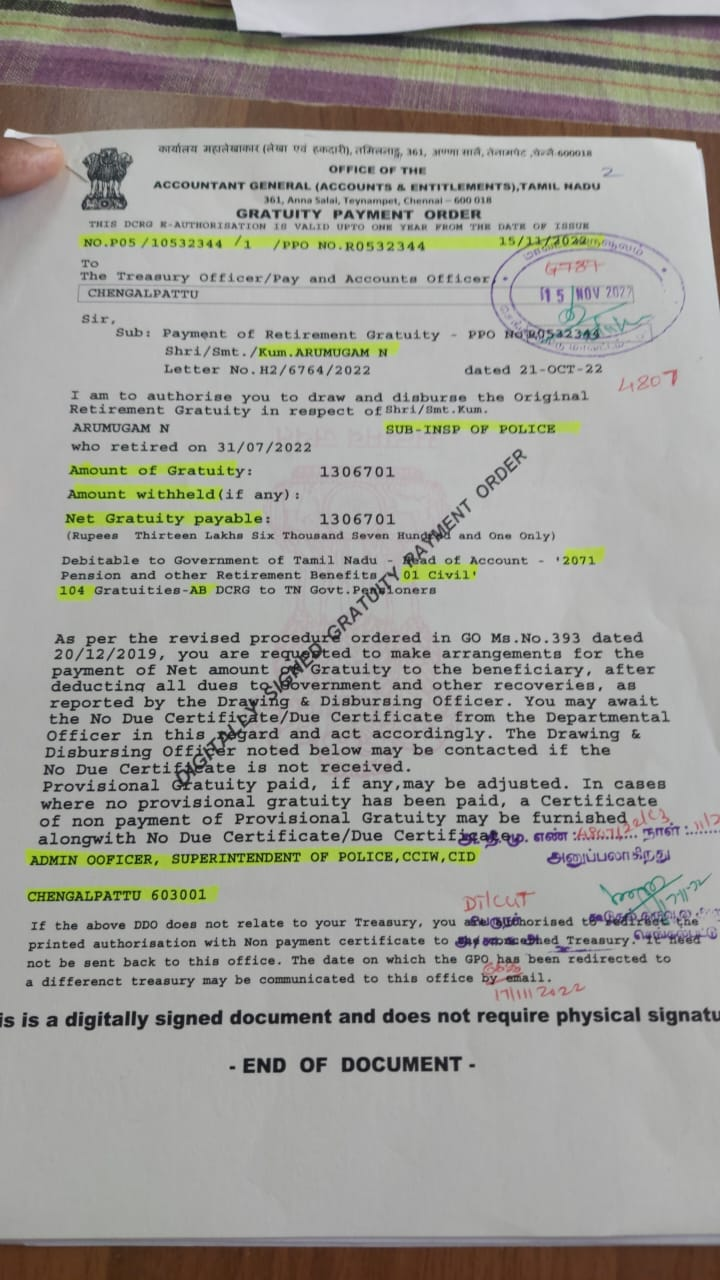
#> input picture IMG-20221128-WA0045.jpg, 720 x 1280 px, given in place of the camera
$ python pdfScanner.py
#> lines starting #> are read from the running program, lines starting #| are printed output that depends on the picture; after the words box and inside, x2 and y2 are one past the last pixel; in counts of white or black regions, pixels touching at a corner belong together
import cv2
import numpy as np
import imutils
from skimage.filters import threshold_local

# [60 lines left out: functions order_points, four_point_transform, not called in this run]
img = cv2.VideoCapture(0)
while True:
    _, frame = img.read()
#> frame is the input picture: shape (1280, 720, 3); mean B, G, R 151.1, 156.4, 157.4
    gray_img = cv2.cvtColor(frame, cv2.COLOR_BGR2GRAY)
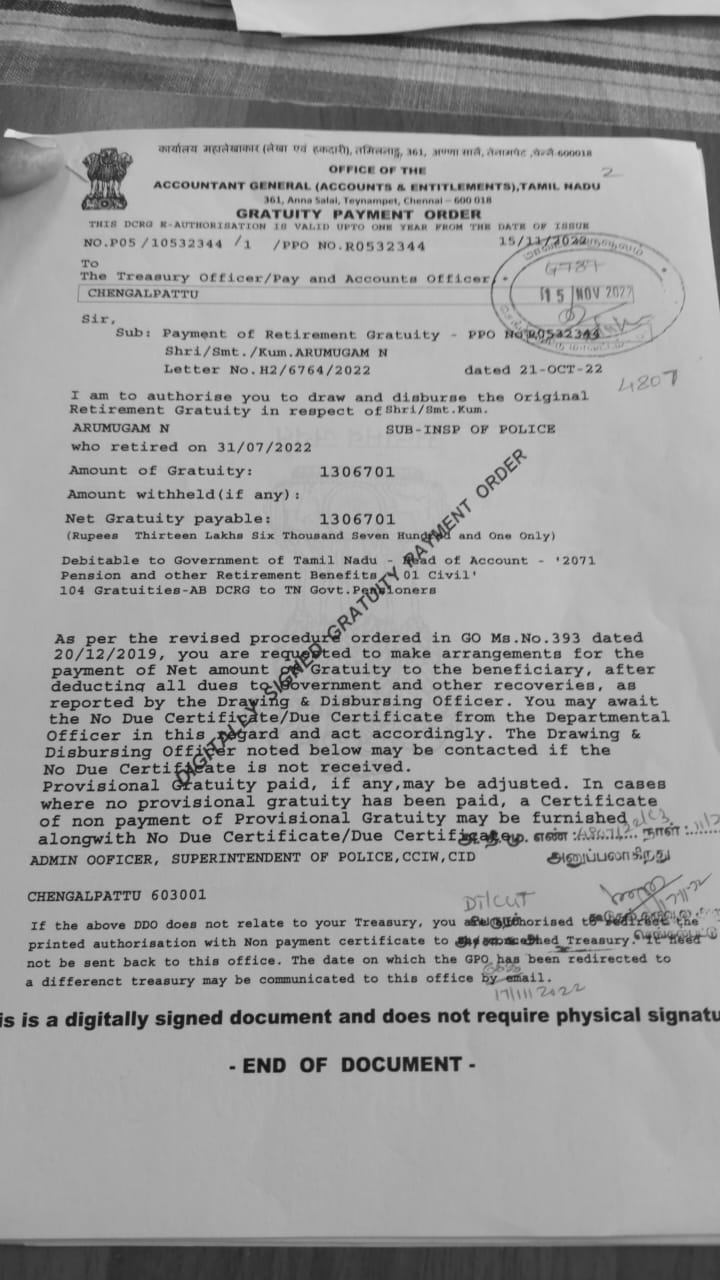
#> gray_img: shape (1280, 720); min 4, max 229, mean 156.1
    blur_img = cv2.GaussianBlur(gray_img, (5, 5), 0)
    edged_img = cv2.Canny(blur_img, 75, 200)
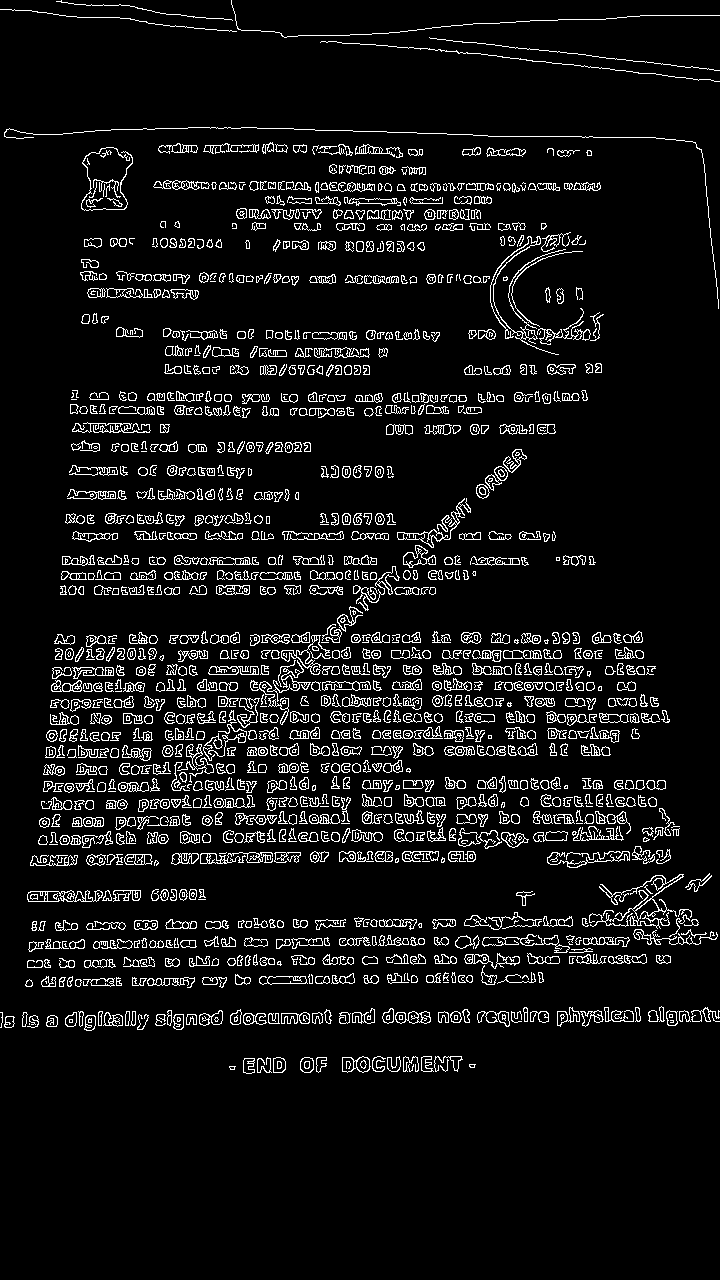
#> edged_img: shape (1280, 720); 7.4% white in thin lines or dots, all inside (x1, y1, x2, y2) = (0, 0, 720, 1074)
    cnts, _ = cv2.findContours(edged_img, cv2.RETR_LIST, cv2.CHAIN_APPROX_SIMPLE)
#> cnts = 3042 contours, 1209 with area under 20; largest, box (x1, y1, x2, y2) and area: (589, 874, 684, 929) 576, (397, 498, 471, 548) 467, (27, 890, 103, 902) 418, (237, 698, 260, 728) 349, (342, 1056, 371, 1073) 347
    cnts = sorted(cnts, key=cv2.contourArea, reverse=True)[:5]
#> cnts = 5 contours; box (x1, y1, x2, y2) and area: (589, 874, 684, 929) 576, (397, 498, 471, 548) 467, (27, 890, 103, 902) 418, (237, 698, 260, 728) 349, (342, 1056, 371, 1073) 347
    for c in cnts:
        peri = cv2.arcLength(c, True)
        approx = cv2.approxPolyDP(c, 0.02*peri, True)
        print(len(approx))
        if len(approx) == 4:
            doc=approx
            print(doc)
            break
#> this loop made 5 passes
#> peri on passes 1 to 5: 1317.1, 524.8, 328.8, 141.4, 90.77
#| 6
#| 9
#| 15
#| 11
#| 11
    p = []
#> (the run stopped early here; a loop or call above may not have finished)

$ run again, on sample1.jpg
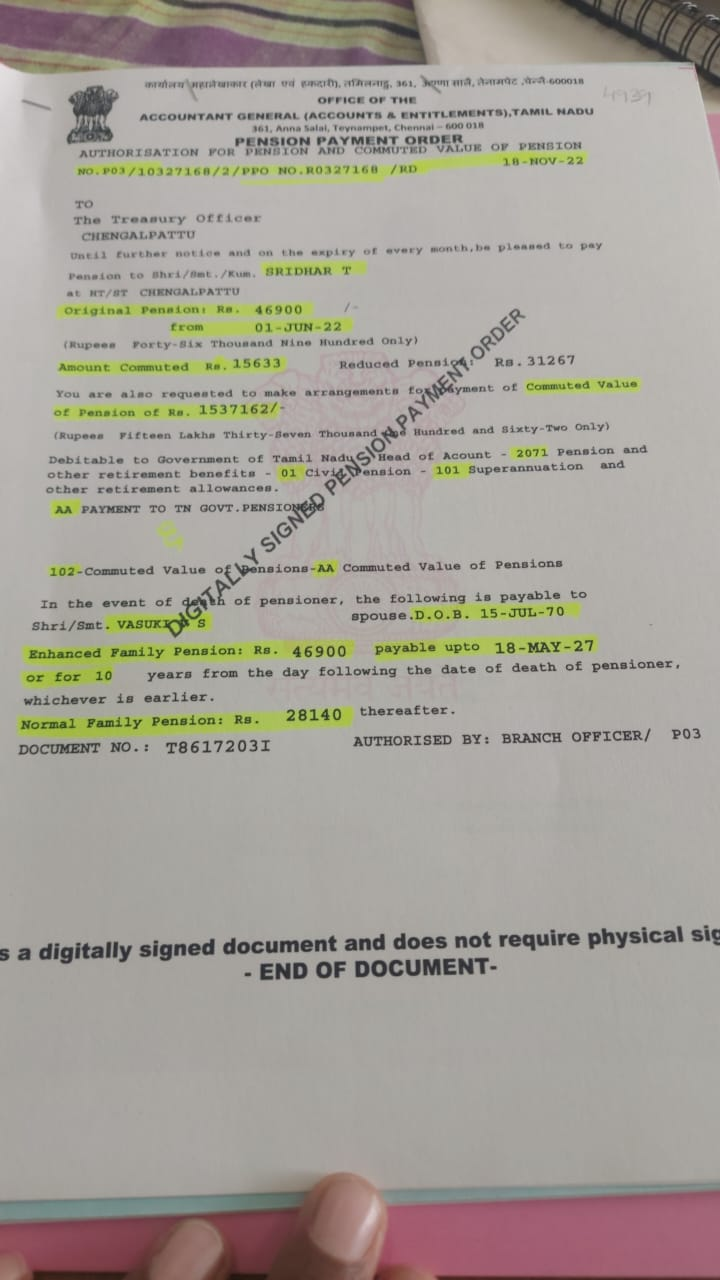
#> input picture sample1.jpg, 720 x 1280 px, given in place of the camera
#> frame is the input picture: shape (1280, 720, 3); mean B, G, R 151.8, 160, 165.1
#> `gray_img = cv2.cvtColor(frame, cv2.COLOR_BGR2GRAY)`:
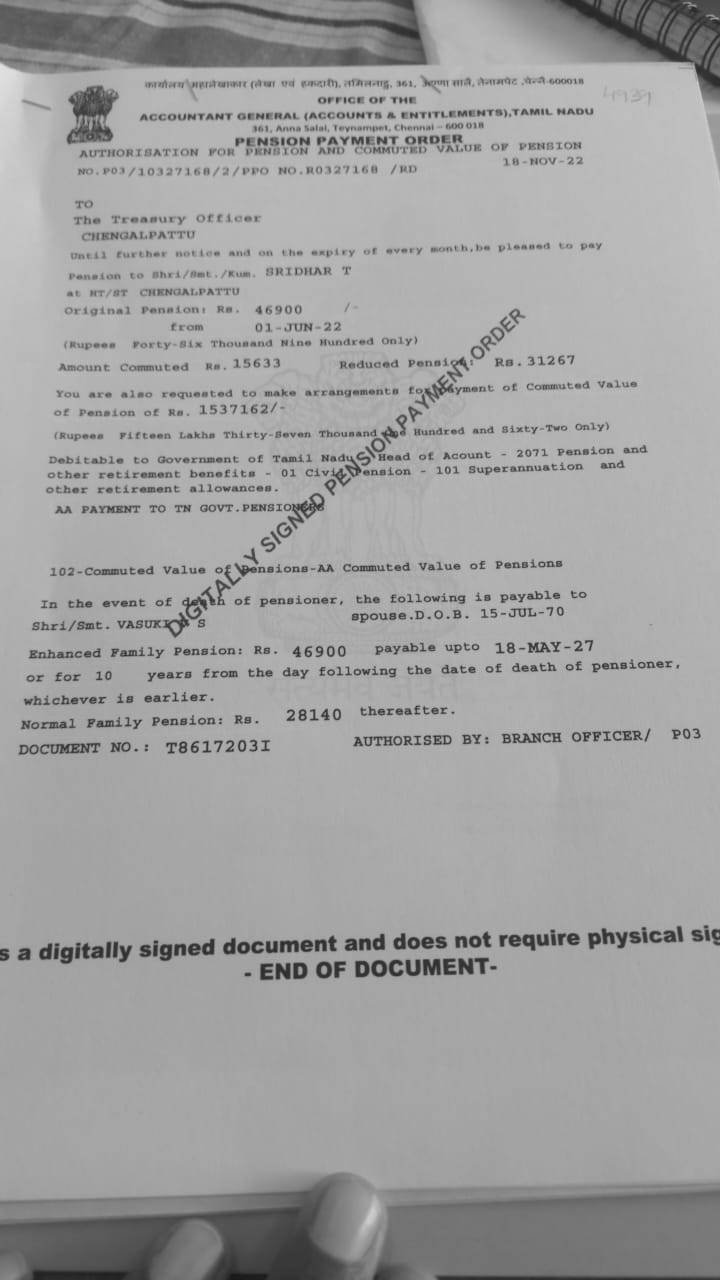
#> gray_img: shape (1280, 720); min 23, max 226, mean 160.6
#> `edged_img = cv2.Canny(blur_img, 75, 200)`:
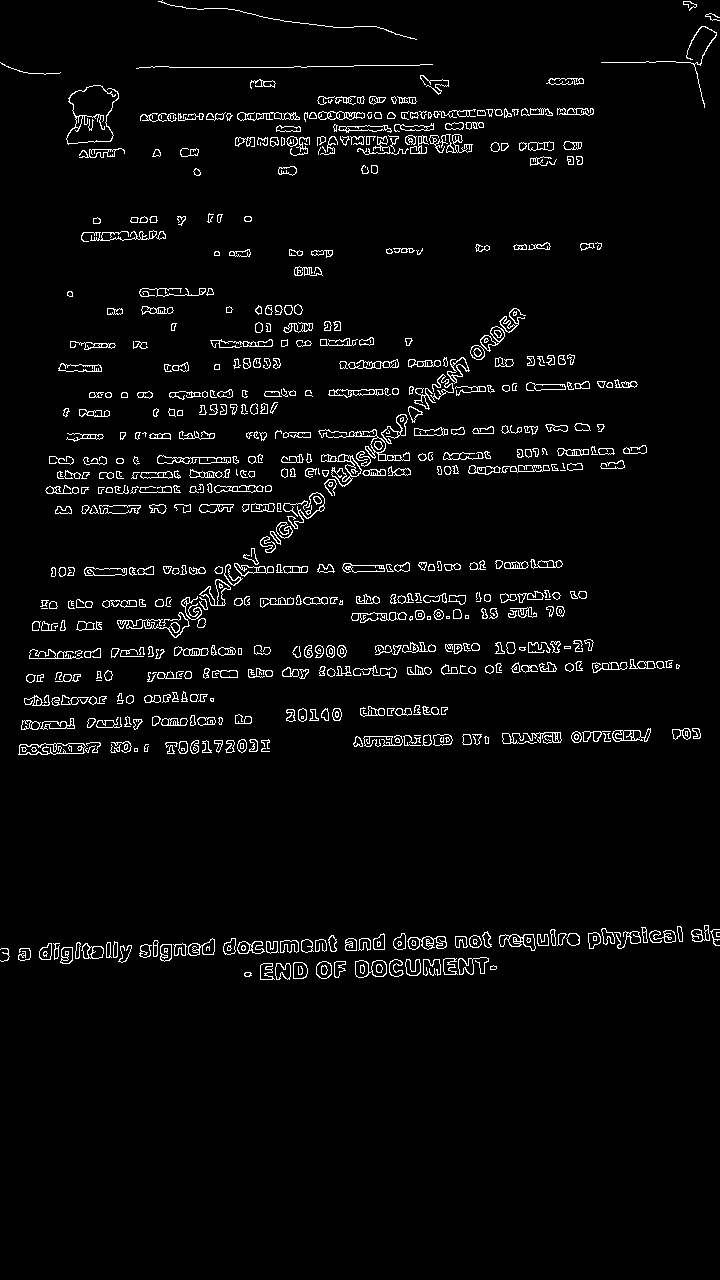
#> edged_img: shape (1280, 720); 3.6% white in thin lines or dots, all inside (x1, y1, x2, y2) = (0, 0, 720, 980)
#> `cnts, _ = cv2.findContours(edged_img, cv2.RETR_LIST, cv2.CHAIN_APPROX_..`: cnts = 1425 contours, 459 with area under 20; largest, box (x1, y1, x2, y2) and area: (18, 743, 86, 755) 615, (19, 743, 86, 755) 538, (321, 454, 362, 487) 487, (355, 960, 387, 978) 412, (318, 429, 410, 461) 401
#> `cnts = sorted(cnts, key=cv2.contourArea, reverse=True)[:5]`: cnts = 5 contours; box (x1, y1, x2, y2) and area: (18, 743, 86, 755) 615, (19, 743, 86, 755) 538, (321, 454, 362, 487) 487, (355, 960, 387, 978) 412, (318, 429, 410, 461) 401
#> the loop `for c in cnts:` made 1 pass
#> (peri, doc) on pass 1: (163.7, [[18, 754], [83, 753], [85, 746], [20, 744]])
#> (printed output is left out)
#> the loop `for d in doc:` made 4 passes
#> (printed output is left out)
#> after the loop `for d in doc:`: p = [(18, 754), (83, 753), (85, 746), (20, 744)]
#> s = [1976.3, 2140.2, 2127.4, 1955.8]
#> diff = [1884.2, 1715.2, 1692.2, 1853.4]
#> rect = [[51.2, 1904.6], [217.6, 1909.8], [212.5, 1927.7], [46.08, 1930.2]]
#> tl = [51.2, 1904.6]; tr = [217.6, 1909.8]; br = [212.5, 1927.7]; bl = [46.08, 1930.2]
#> widthA = 166.4
#> widthB = 166.5
#> maxWidth = 166
#> heightA = 18.64
#> heightB = 26.11
#> maxHeight = 26
#> dst = [[0, 0], [165, 0], [165, 25], [0, 25]]
#> M = [[0.251, 0.0502, -108.6], [-0.0107, 0.349, -664.7], [-0.00065, -0.000316, 1]]
#> T: shape (26, 166) float64; every value is -10
